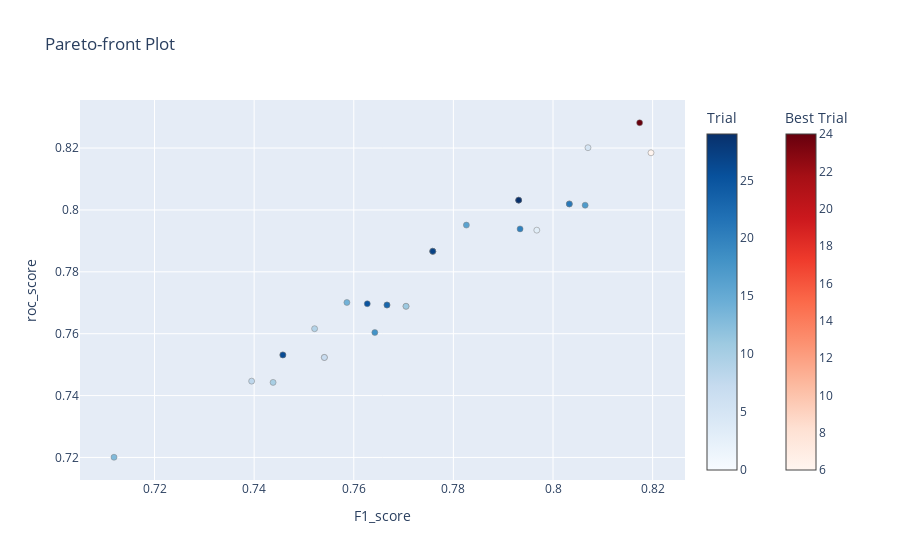

Notebook source saved alongside this figure:
### Code cell
%%time
# create study set
study = optuna.create_study(study_name="GradientBoostingClassifier", directions=["maximize", "maximize"], sampler=sampler)
# try multiple times
study.optimize(optuna_gb, n_trials=30)
clear_output(wait=False)

optuna.visualization.plot_pareto_front(study, target_names=["F1_score", "roc_score"])

### Figure 1 — Plotly figure (JSON) as saved in the notebook; plotly's stock layout.template omitted (floating-point values rounded to 4 significant figures)
{"data": [{"hovertemplate": "%{text}<extra>Trial</extra>", "marker": {"color": [0, 1, 2, 3, 4, 5, 7, 8, 9, 10, 11, 12, 13, 14, 15, 16, 17, 18, 19, 20, 21, 22, 23, 25, 26, 27, 28, 29], "colorbar": {"title": {"text": "Trial"}}, "colorscale": [[0, "rgb(247,251,255)"], [0.125, "rgb(222,235,247)"], [0.25, "rgb(198,219,239)"], [0.375, "rgb(158,202,225)"], [0.5, "rgb(107,174,214)"], [0.625, "rgb(66,146,198)"], [0.75, "rgb(33,113,181)"], [0.875, "rgb(8,81,156)"], [1, "rgb(8,48,107)"]], "line": {"color": "Grey", "width": 0.5}}, "mode": "markers", "showlegend": false, "text": ["{<br>  \"number\": 0,<br>  \"values\": [<br>    0.7704918032786884,<br>    0.7688627665390925<br>  ],<br>  \"params\": {<br>    \"n_estimators\": 80,<br>    \"max_depth\": 8,<br>    \"min_samples_leaf\": 2,<br>    \"learning_rate\": 0.2737029166028468<br>  }<br>}", "{<br>  \"number\": 1,<br>  \"values\": [<br>    0.7758620689655172,<br>    0.7866320393657736<br>  ],<br>  \"params\": {<br>    \"n_estimators\": 114,<br>    \"max_depth\": 11,<br>    \"min_samples_leaf\": 6,<br>    \"learning_rate\": 0.16081972614156514<br>  }<br>}", "{<br>  \"number\": 2,<br>  \"values\": [<br>    0.7758620689655172,<br>    0.7866320393657736<br>  ],<br>  \"params\": {<br>    \"n_estimators\": 187,<br>    \"max_depth\": 4,<br>    \"min_samples_leaf\": 15,<br>    \"learning_rate\": 0.2347885187747232<br>  }<br>}", "{<br>  \"number\": 3,<br>  \"values\": [<br>    0.7967479674796747,<br>    0.7934663750683433<br>  ],<br>  \"params\": {<br>    \"n_estimators\": 285,<br>    \"max_depth\": 14,<br>    \"min_samples_leaf\": 10,<br>    \"learning_rate\": 0.2773435281567039<br>  }<br>}", "{<br>  \"number\": 4,<br>  \"values\": [<br>    0.7540983606557377,<br>    0.7523236741388737<br>  ],<br>  \"params\": {<br>    \"n_estimators\": 72,<br>    \"max_depth\": 4,<br>    \"min_samples_leaf\": 2,<br>    \"learning_rate\": 0.10434579592134664<br>  }<br>}", "{<br>  \"number\": 5,<br>  \"values\": [<br>    0.8070175438596492,<br>    0.8201202843083653<br>  ],<br>  \"params\": {<br>    \"n_estimators\": 147,<br>    \"max_depth\": 5,<br>    \"min_samples_leaf\": 13,<br>    \"learning_rate\": 0.11345846474114088<br>  }<br>}", "{<br>  \"number\": 7,<br>  \"values\": [<br>    0.7540983606557377,<br>    0.7523236741388737<br>  ],<br>  \"params\": {<br>    \"n_estimators\": 68,<br>    \"max_depth\": 15,<br>    \"min_samples_leaf\": 12,<br>    \"learning_rate\": 0.06762754764491<br>  }<br>}", "{<br>  \"number\": 8,<br>  \"values\": [<br>    0.7394957983193277,<br>    0.7446692181519957<br>  ],<br>  \"params\": {<br>    \"n_estimators\": 51,<br>    \"max_depth\": 13,<br>    \"min_samples_leaf\": 11,<br>    \"learning_rate\": 0.2214120787318863<br>  }<br>}", "{<br>  \"number\": 9,<br>  \"values\": [<br>    0.7521367521367521,<br>    0.7616183706943686<br>  ],<br>  \"params\": {<br>    \"n_estimators\": 243,<br>    \"max_depth\": 3,<br>    \"min_samples_leaf\": 7,<br>    \"learning_rate\": 0.04360202726228762<br>  }<br>}", "{<br>  \"number\": 10,<br>  \"values\": [<br>    0.743801652892562,<br>    0.7442591580098414<br>  ],<br>  \"params\": {<br>    \"n_estimators\": 184,<br>    \"max_depth\": 8,<br>    \"min_samples_leaf\": 5,<br>    \"learning_rate\": 0.19256670987668462<br>  }<br>}", "{<br>  \"number\": 11,<br>  \"values\": [<br>    0.7704918032786884,<br>    0.7688627665390925<br>  ],<br>  \"params\": {<br>    \"n_estimators\": 135,<br>    \"max_depth\": 11,<br>    \"min_samples_leaf\": 4,<br>    \"learning_rate\": 0.15000076191494702<br>  }<br>}", "{<br>  \"number\": 12,<br>  \"values\": [<br>    0.8032786885245902,<br>    0.8019409513395298<br>  ],<br>  \"params\": {<br>    \"n_estimators\": 143,<br>    \"max_depth\": 6,<br>    \"min_samples_leaf\": 15,<br>    \"learning_rate\": 0.29403342161409585<br>  }<br>}", "{<br>  \"number\": 13,<br>  \"values\": [<br>    0.7118644067796611,<br>    0.7200656096227446<br>  ],<br>  \"params\": {<br>    \"n_estimators\": 222,<br>    \"max_depth\": 10,<br>    \"min_samples_leaf\": 8,<br>    \"learning_rate\": 0.016064934280187126<br>  }<br>}", "{<br>  \"number\": 14,<br>  \"values\": [<br>    0.7586206896551724,<br>    0.770092946965555<br>  ],<br>  \"params\": {<br>    \"n_estimators\": 109,<br>    \"max_depth\": 6,<br>    \"min_samples_leaf\": 4,<br>    \"learning_rate\": 0.23400820236551062<br>  }<br>}", "{<br>  \"number\": 15,<br>  \"values\": [<br>    0.7758620689655172,<br>    0.7866320393657736<br>  ],<br>  \"params\": {<br>    \"n_estimators\": 162,<br>    \"max_depth\": 6,<br>    \"min_samples_leaf\": 10,<br>    \"learning_rate\": 0.15027877887525734<br>  }<br>}", "{<br>  \"number\": 16,<br>  \"values\": [<br>    0.782608695652174,<br>    0.7951066156369602<br>  ],<br>  \"params\": {<br>    \"n_estimators\": 105,<br>    \"max_depth\": 9,<br>    \"min_samples_leaf\": 13,<br>    \"learning_rate\": 0.10811660074312222<br>  }<br>}", "{<br>  \"number\": 17,<br>  \"values\": [<br>    0.8064516129032258,<br>    0.8015308911973756<br>  ],<br>  \"params\": {<br>    \"n_estimators\": 213,<br>    \"max_depth\": 13,<br>    \"min_samples_leaf\": 8,<br>    \"learning_rate\": 0.25668734606476795<br>  }<br>}", "{<br>  \"number\": 18,<br>  \"values\": [<br>    0.7642276422764228,<br>    0.7603881902679059<br>  ],<br>  \"params\": {<br>    \"n_estimators\": 284,<br>    \"max_depth\": 2,<br>    \"min_samples_leaf\": 3,<br>    \"learning_rate\": 0.20860106583326643<br>  }<br>}", "{<br>  \"number\": 19,<br>  \"values\": [<br>    0.7666666666666667,<br>    0.7692728266812466<br>  ],<br>  \"params\": {<br>    \"n_estimators\": 156,<br>    \"max_depth\": 7,<br>    \"min_samples_leaf\": 5,<br>    \"learning_rate\": 0.18949758054095123<br>  }<br>}", "{<br>  \"number\": 20,<br>  \"values\": [<br>    0.7933884297520662,<br>    0.7938764352104976<br>  ],<br>  \"params\": {<br>    \"n_estimators\": 130,<br>    \"max_depth\": 11,<br>    \"min_samples_leaf\": 9,<br>    \"learning_rate\": 0.25360466859334113<br>  }<br>}", "{<br>  \"number\": 21,<br>  \"values\": [<br>    0.8032786885245902,<br>    0.8019409513395298<br>  ],<br>  \"params\": {<br>    \"n_estimators\": 218,<br>    \"max_depth\": 13,<br>    \"min_samples_leaf\": 7,<br>    \"learning_rate\": 0.25432150930603514<br>  }<br>}", "{<br>  \"number\": 22,<br>  \"values\": [<br>    0.7457627118644068,<br>    0.753143794423182<br>  ],<br>  \"params\": {<br>    \"n_estimators\": 92,<br>    \"max_depth\": 9,<br>    \"min_samples_leaf\": 13,<br>    \"learning_rate\": 0.2979037444918174<br>  }<br>}", "{<br>  \"number\": 23,<br>  \"values\": [<br>    0.7666666666666667,<br>    0.7692728266812466<br>  ],<br>  \"params\": {<br>    \"n_estimators\": 171,<br>    \"max_depth\": 12,<br>    \"min_samples_leaf\": 3,<br>    \"learning_rate\": 0.25479522948952255<br>  }<br>}", "{<br>  \"number\": 25,<br>  \"values\": [<br>    0.7627118644067797,<br>    0.7696828868234008<br>  ],<br>  \"params\": {<br>    \"n_estimators\": 233,<br>    \"max_depth\": 5,<br>    \"min_samples_leaf\": 6,<br>    \"learning_rate\": 0.17549387159794616<br>  }<br>}", "{<br>  \"number\": 26,<br>  \"values\": [<br>    0.7457627118644068,<br>    0.753143794423182<br>  ],<br>  \"params\": {<br>    \"n_estimators\": 263,<br>    \"max_depth\": 2,<br>    \"min_samples_leaf\": 9,<br>    \"learning_rate\": 0.12959715565463306<br>  }<br>}", "{<br>  \"number\": 27,<br>  \"values\": [<br>    0.7758620689655172,<br>    0.7866320393657736<br>  ],<br>  \"params\": {<br>    \"n_estimators\": 201,<br>    \"max_depth\": 4,<br>    \"min_samples_leaf\": 13,<br>    \"learning_rate\": 0.1947462997640168<br>  }<br>}", "{<br>  \"number\": 28,<br>  \"values\": [<br>    0.7931034482758621,<br>    0.8031711317659923<br>  ],<br>  \"params\": {<br>    \"n_estimators\": 262,<br>    \"max_depth\": 7,<br>    \"min_samples_leaf\": 11,<br>    \"learning_rate\": 0.21194217861851986<br>  }<br>}", "{<br>  \"number\": 29,<br>  \"values\": [<br>    0.7931034482758621,<br>    0.8031711317659923<br>  ],<br>  \"params\": {<br>    \"n_estimators\": 198,<br>    \"max_depth\": 5,<br>    \"min_samples_leaf\": 7,<br>    \"learning_rate\": 0.17246586698844604<br>  }<br>}"], "type": "scatter", "x": [0.7705, 0.7759, 0.7759, 0.7967, 0.7541, 0.807, 0.7541, 0.7395, 0.7521, 0.7438, 0.7705, 0.8033, 0.7119, 0.7586, 0.7759, 0.7826, 0.8065, 0.7642, 0.7667, 0.7934, 0.8033, 0.7458, 0.7667, 0.7627, 0.7458, 0.7759, 0.7931, 0.7931], "y": [0.7689, 0.7866, 0.7866, 0.7935, 0.7523, 0.8201, 0.7523, 0.7447, 0.7616, 0.7443, 0.7689, 0.8019, 0.7201, 0.7701, 0.7866, 0.7951, 0.8015, 0.7604, 0.7693, 0.7939, 0.8019, 0.7531, 0.7693, 0.7697, 0.7531, 0.7866, 0.8032, 0.8032]}, {"hovertemplate": "%{text}<extra>Best Trial</extra>", "marker": {"color": [6, 24], "colorbar": {"title": {"text": "Best Trial"}, "x": 1.1, "xpad": 40}, "colorscale": [[0, "rgb(255,245,240)"], [0.125, "rgb(254,224,210)"], [0.25, "rgb(252,187,161)"], [0.375, "rgb(252,146,114)"], [0.5, "rgb(251,106,74)"], [0.625, "rgb(239,59,44)"], [0.75, "rgb(203,24,29)"], [0.875, "rgb(165,15,21)"], [1, "rgb(103,0,13)"]], "line": {"color": "Grey", "width": 0.5}}, "mode": "markers", "showlegend": false, "text": ["{<br>  \"number\": 6,<br>  \"values\": [<br>    0.819672131147541,<br>    0.8184800437397485<br>  ],<br>  \"params\": {<br>    \"n_estimators\": 120,<br>    \"max_depth\": 9,<br>    \"min_samples_leaf\": 3,<br>    \"learning_rate\": 0.2426371244186715<br>  }<br>}", "{<br>  \"number\": 24,<br>  \"values\": [<br>    0.8173913043478261,<br>    0.8281848004373975<br>  ],<br>  \"params\": {<br>    \"n_estimators\": 206,<br>    \"max_depth\": 5,<br>    \"min_samples_leaf\": 8,<br>    \"learning_rate\": 0.18100792172492863<br>  }<br>}"], "type": "scatter", "x": [0.8197, 0.8174], "y": [0.8185, 0.8282]}], "layout": {"title": {"text": "Pareto-front Plot"}, "xaxis": {"title": {"text": "F1_score"}}, "yaxis": {"title": {"text": "roc_score"}}}}
